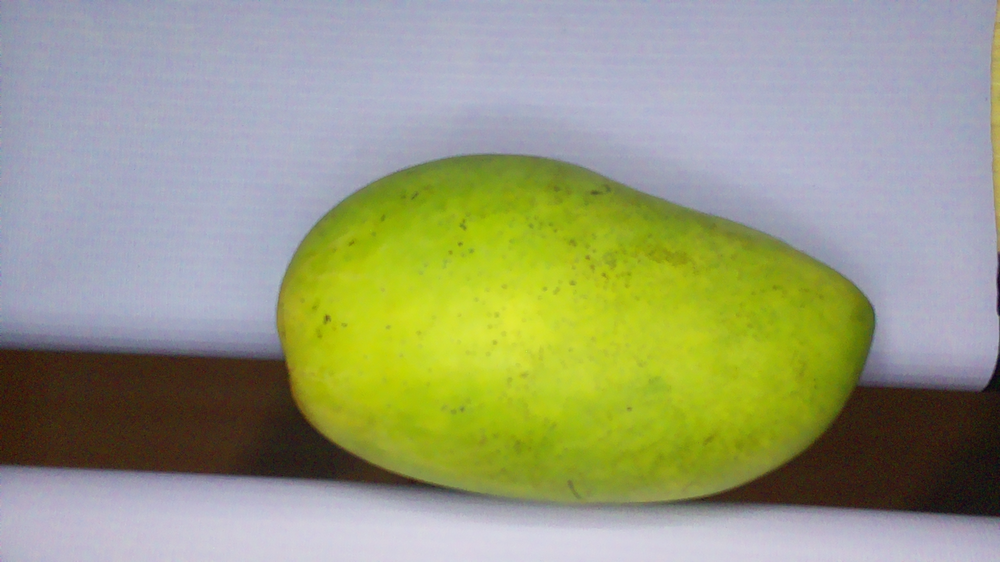
#> input picture dan/mango2.png, 1000 x 562 px, shrunk from 1920 x 1080 before the run
$ python size_countourbased.py mango2.png
#> lines starting #> are read from the running program, lines starting #| are printed output that depends on the picture; after the words box and inside, x2 and y2 are one past the last pixel; in counts of white or black regions, pixels touching at a corner belong together
import cv2
import numpy as np
import matplotlib.pyplot as plt
import sys
def calculate_mango_area(image_path, gap_w_cm=3, gap_w_px=139):
#> called with image_path = 'mango2.png', gap_w_cm = 3, gap_w_px = 139
    image = cv2.imread(image_path)
#> image is the input picture: shape (562, 1000, 3); mean B, G, R 125.1, 156.9, 152.5
    if image is None:
        raise ValueError("Image not found.")

    hsv = cv2.cvtColor(image, cv2.COLOR_BGR2HSV)
#> hsv: shape (562, 1000, 3); mean H, S, V 82.5, 96.6, 171.2

    # Mango color range (adjust as needed)
    lower = np.array([20, 40, 40])
    upper = np.array([40, 255, 255])
    mask = cv2.inRange(hsv, lower, upper)
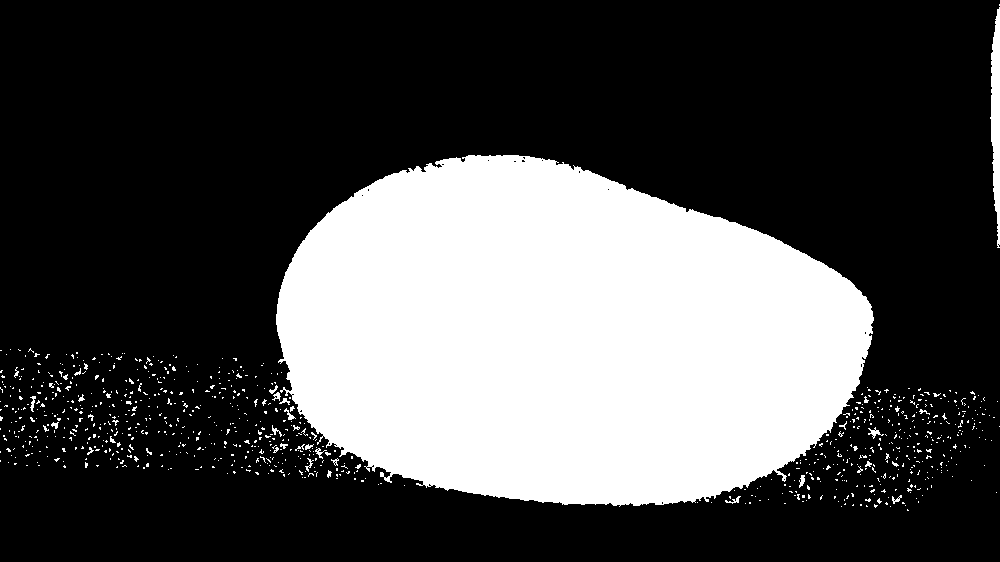
#> mask: shape (562, 1000); 29.7% white; 873 white regions (842 under 20 px), largest, box (x1, y1, x2, y2) and area: (276, 155, 874, 507) 160621, (990, 7, 1000, 248) 1594, (868, 427, 884, 439) 66

    kernel = np.ones((5, 5), np.uint8)
    mask_clean = cv2.morphologyEx(mask, cv2.MORPH_OPEN, kernel)
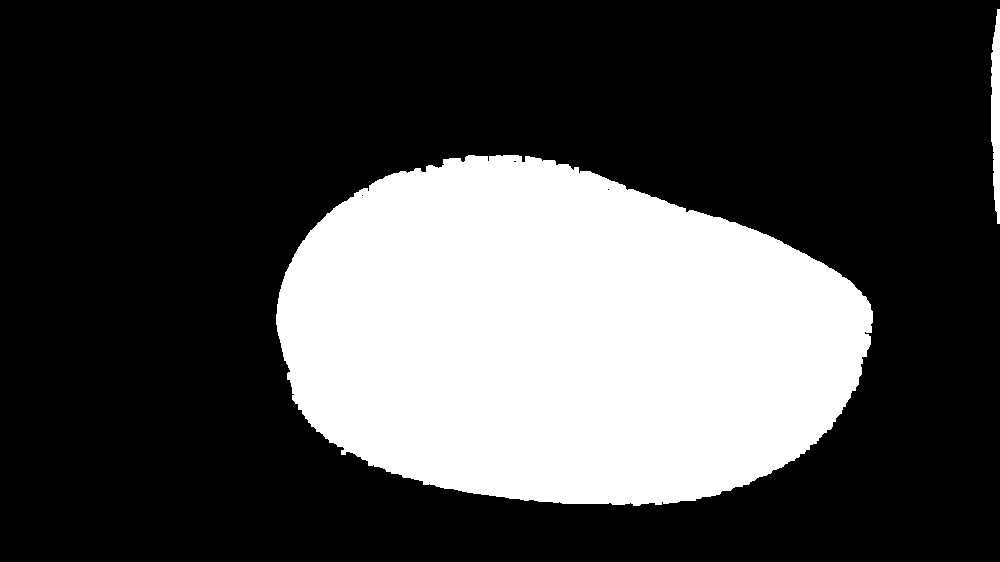
#> mask_clean: shape (562, 1000); 28.7% white; 2 white regions, box (x1, y1, x2, y2) and area: (276, 155, 873, 506) 160009, (991, 9, 1000, 224) 1511
    mask_clean = cv2.morphologyEx(mask_clean, cv2.MORPH_CLOSE, kernel)
#> mask_clean: shape (562, 1000); 28.8% white; 2 white regions

    contours, _ = cv2.findContours(mask_clean, cv2.RETR_EXTERNAL, cv2.CHAIN_APPROX_SIMPLE)
#> contours = 2 contours; box (x1, y1, x2, y2) and area: (276, 155, 873, 506) 159372, (991, 9, 1000, 224) 1303
    if not contours:
        raise ValueError("No mango detected.")

    # Largest contour assumed to be the mango
    mango_contour = max(contours, key=cv2.contourArea)
#> mango_contour = contour of 641 points, box (x1, y1, x2, y2) (276, 155, 873, 506), area 159372

    # Use gap width for scaling
    cm_per_pixel = gap_w_cm / gap_w_px

    # Compute contour area in pixels
    mango_area_px = cv2.contourArea(mango_contour)
#> mango_area_px = 159372.5

    # Convert to cm²
    mango_area_cm2 = mango_area_px * (cm_per_pixel ** 2)
#> mango_area_cm2 = 74.24

    print(f"Estimated Mango Area (contour-based): {mango_area_cm2:.2f} cm²")
#| Estimated Mango Area (contour-based): 74.24 cm²

    # Visualization
    output = cv2.cvtColor(image, cv2.COLOR_BGR2RGB)
    cv2.drawContours(output, [mango_contour], -1, (0, 255, 0), 2)
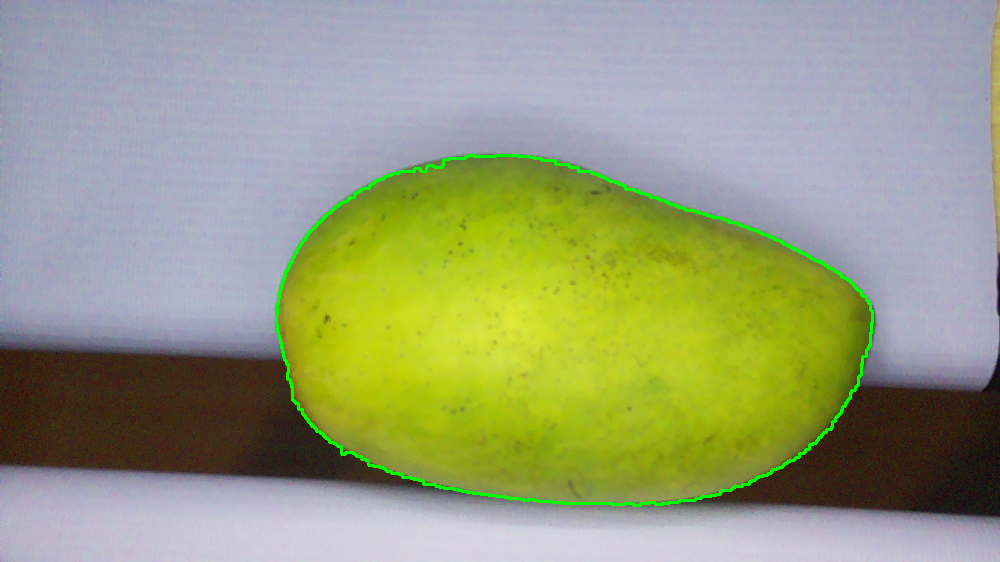
#> output: shape (562, 1000, 3); mean R, G, B 151.5, 158.3, 124.4

    plt.figure(figsize=(12,4))
    plt.subplot(1,3,1); plt.imshow(cv2.cvtColor(image, cv2.COLOR_BGR2RGB)); plt.title("Original"); plt.axis("off")
    plt.subplot(1,3,2); plt.imshow(mask_clean, cmap="gray"); plt.title("Mask"); plt.axis("off")
    plt.subplot(1,3,3); plt.imshow(output); plt.title("Contour"); plt.axis("off")
    plt.show()
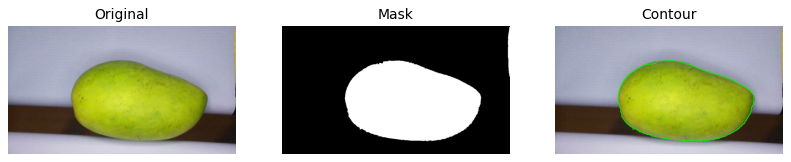
#> figure drawn by matplotlib, 3 panels

# Example usage
# calculate_mango_area("mango2.png", gap_w_cm=3, gap_w_px=139)

if __name__ == '__main__':
    # Example usage
    if len(sys.argv) < 2:
        print("Usage: python script.py <image_path>")
        print("Example: python script.py test.jpeg")
        sys.exit(1)

    # Get image path from command line argument
    imgPath = sys.argv[1]
    calculate_mango_area(imgPath, gap_w_cm=3, gap_w_px=139)

$ run again, with dan/mango1.png copied over dan/mango2.png
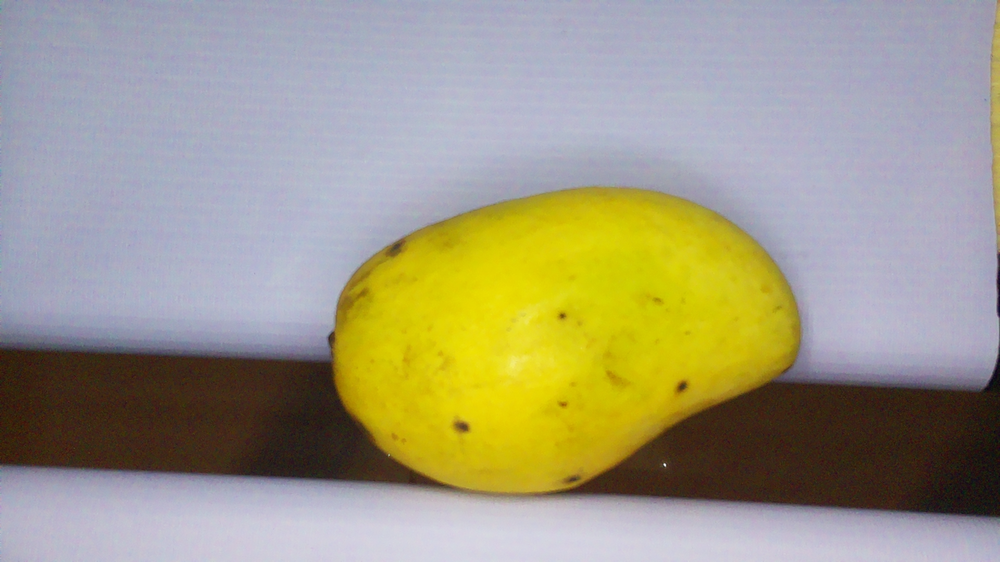
#> input picture dan/mango1.png, 1000 x 562 px, shrunk from 1920 x 1080 before the run
#> in calculate_mango_area, image is the input picture: shape (562, 1000, 3); mean B, G, R 131.5, 154.6, 159.9
#> hsv: shape (562, 1000, 3); mean H, S, V 85.7, 88, 173.5
#> in calculate_mango_area, `mask = cv2.inRange(hsv, lower, upper)`:
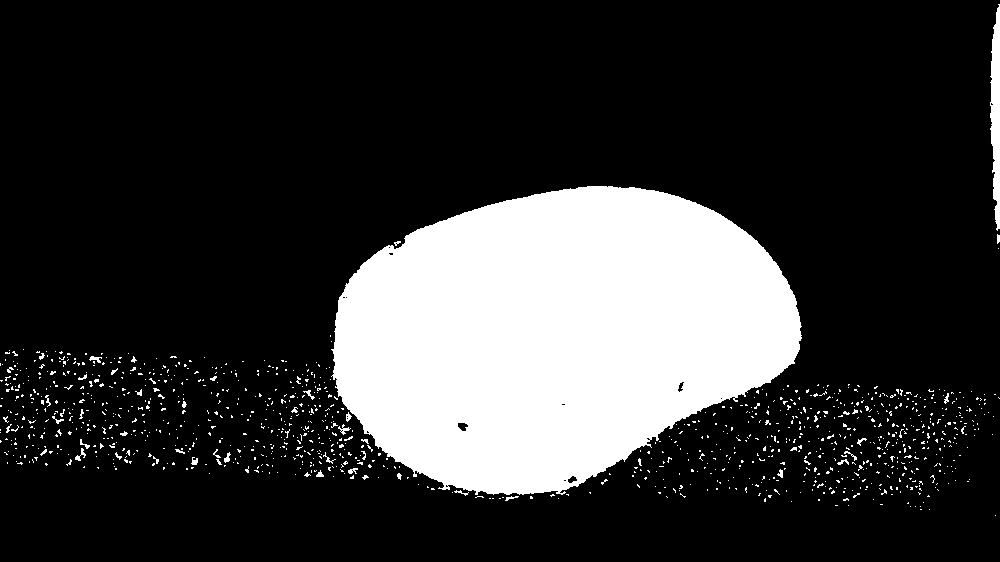
#> mask: shape (562, 1000); 20.2% white; 1138 white regions (1096 under 20 px), largest, box (x1, y1, x2, y2) and area: (331, 186, 802, 495) 106383, (990, 4, 1000, 231) 1601, (75, 448, 86, 461) 52
#> contours = 4 contours, 2 with area under 20; largest, box (x1, y1, x2, y2) and area: (333, 186, 801, 494) 105662, (990, 8, 1000, 229) 1370
#> mango_contour = contour of 539 points, box (x1, y1, x2, y2) (333, 186, 801, 494), area 105662
#> mango_area_px = 105661.5
#> mango_area_cm2 = 49.22
#| Estimated Mango Area (contour-based): 49.22 cm²
#> in calculate_mango_area, `plt.show()`:
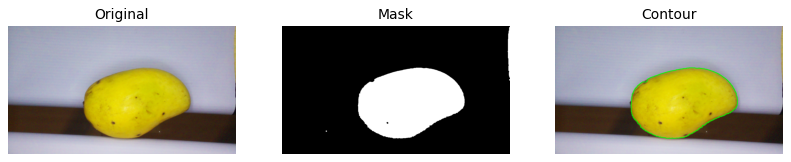
#> figure drawn by matplotlib, 3 panels

$ run again, with dan/mango4.png copied over dan/mango2.png
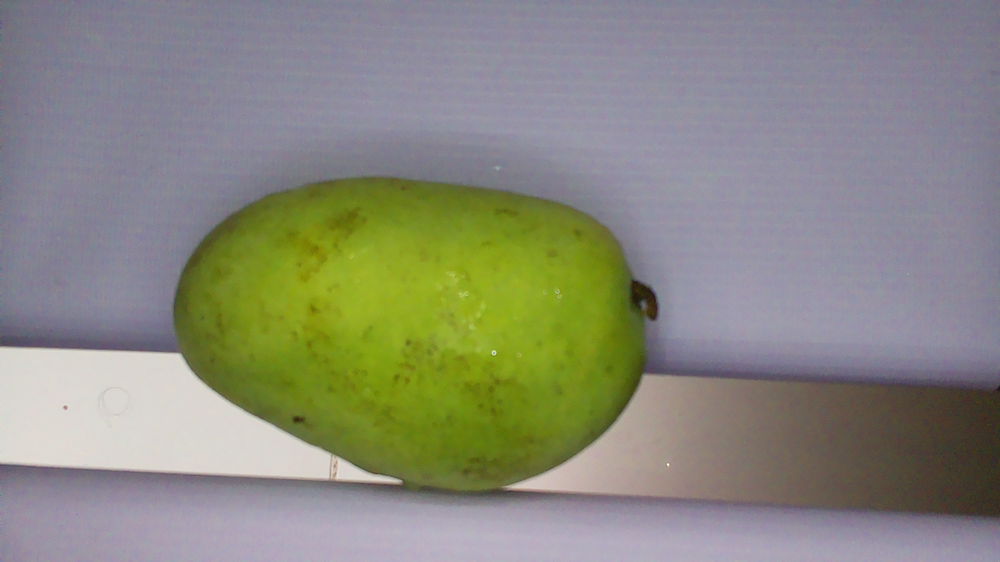
#> input picture dan/mango4.png, 1000 x 562 px, shrunk from 1920 x 1080 before the run
#> in calculate_mango_area, image is the input picture: shape (562, 1000, 3); mean B, G, R 125.3, 137.6, 137.3
#> hsv: shape (562, 1000, 3); mean H, S, V 90.6, 65.2, 150
#> in calculate_mango_area, `mask = cv2.inRange(hsv, lower, upper)`:
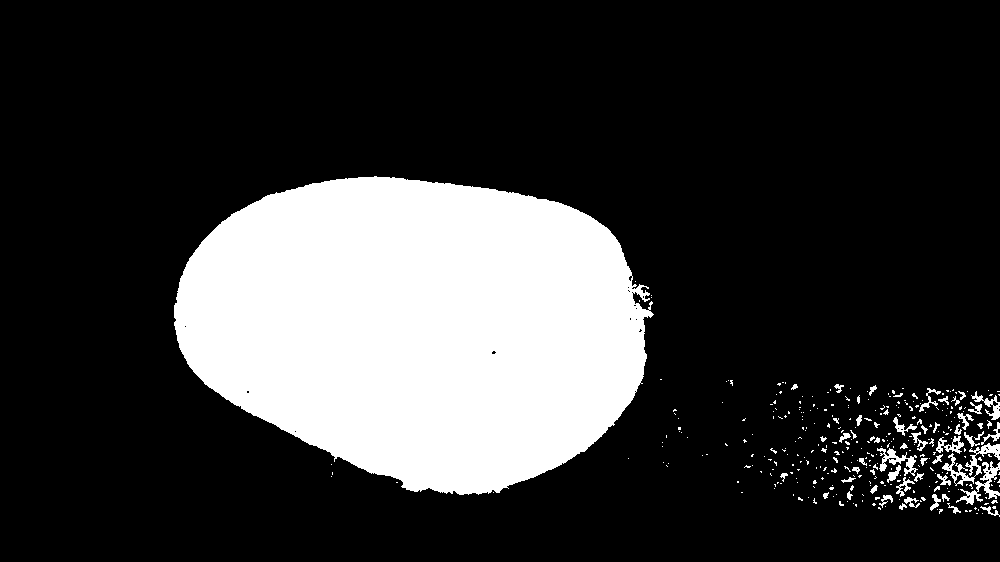
#> mask: shape (562, 1000); 21.5% white; 345 white regions (290 under 20 px), largest, box (x1, y1, x2, y2) and area: (174, 176, 654, 495) 115273, (942, 443, 1000, 486) 647, (956, 461, 1000, 505) 543
#> contours = 12 contours, 1 with area under 20; largest, box (x1, y1, x2, y2) and area: (174, 177, 651, 495) 114418, (993, 409, 1000, 429) 71, (989, 444, 1000, 453) 55, (986, 468, 997, 479) 47, (889, 472, 896, 480) 42
#> mango_contour = contour of 562 points, box (x1, y1, x2, y2) (174, 177, 651, 495), area 114418
#> mango_area_px = 114418.5
#> mango_area_cm2 = 53.3
#| Estimated Mango Area (contour-based): 53.30 cm²
#> in calculate_mango_area, `plt.show()`:
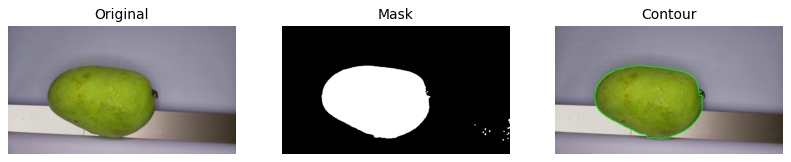
#> figure drawn by matplotlib, 3 panels
